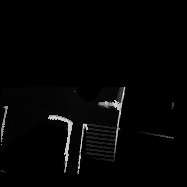
#> input picture hdiff_img.png, 187 x 187 px; its folder holds only this picture in this run
$ python -i geometric_feature_extractor.py   (imports and definitions only)
#> lines starting #> are read from the running program, lines starting #| are printed output that depends on the picture; after the words box and inside, x2 and y2 are one past the last pixel; in counts of white or black regions, pixels touching at a corner belong together
import sys, time, cv2, pcl
import numpy as np


Map_W = 16
Map_B = 16
Map_resolution = 0.1

# [123 lines left out: functions show_img, filter_cloud_by_minh, compute_normal, not called in this run]

def detect_narrow(img):
    size = int(0.8/Map_resolution)
    kernel_dilate = np.ones((size,size),np.uint8)
    kernel_clean = np.ones((3,3),np.uint8)

    close = cv2.morphologyEx(img, cv2.MORPH_CLOSE, kernel_dilate)

    # [4 lines of commented-out code are left out]

    img_diff = (close - img)
    narrow = cv2.erode(img_diff,kernel_clean,iterations = 1)

    # [6 lines of commented-out code are left out]

    return narrow


def detect_narrow_passage(hdiff_img):
    _, obs_img = cv2.threshold(hdiff_img, 0.3, 255, cv2.THRESH_BINARY)

    size = int(0.4/Map_resolution)
    kernel = np.ones((size,size),np.uint8)
    obs_img = cv2.dilate(obs_img,kernel,iterations = 1)

    narrow_mask = detect_narrow(obs_img)
    narrow_mask = narrow_mask*g_zero_mask

    obs_rgb = cv2.cvtColor(obs_img,cv2.COLOR_GRAY2RGB)
    obs_rgb[:,:,2] = 0
    obs_rgb[:,:,2] = narrow_mask

    cv2.imshow('obs_rgb', obs_rgb)
    cv2.imwrite('./obs_rgb.png', obs_rgb)
    return obs_rgb

# [58 lines left out: functions get_slope_roughness_img, compute_geometric_features, not called in this run]

>>> import cv2
>>> picture = cv2.imread('../hdiff_img.png')
#> picture is the input picture: shape (187, 187, 3); min 0, max 255, mean 4.6
>>> result = detect_narrow_passage(picture)
#> in detect_narrow_passage, `_, obs_img = cv2.threshold(hdiff_img, 0.3, 255, cv2.THRESH_BINARY)`:
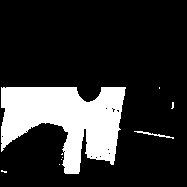
#> obs_img: shape (187, 187, 3); 19.3% white; 9 white regions (7 under 20 px), largest, box (x1, y1, x2, y2) and area: (1, 87, 126, 174) 6656, (134, 131, 174, 139) 73
#> in detect_narrow_passage, `obs_img = cv2.dilate(obs_img,kernel,iterations = 1)`:
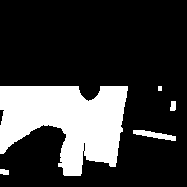
#> obs_img: shape (187, 187, 3); 22.9% white; 5 white regions, box (x1, y1, x2, y2) and area: (0, 86, 128, 176) 7643, (133, 130, 176, 141) 228, (170, 101, 176, 111) 53, (0, 169, 9, 175) 47, (158, 86, 162, 91) 20
#> in detect_narrow, `close = cv2.morphologyEx(img, cv2.MORPH_CLOSE, kernel_dilate)`:
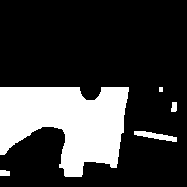
#> close: shape (187, 187, 3); 23.3% white; 5 white regions, box (x1, y1, x2, y2) and area: (0, 87, 129, 177) 7807, (134, 131, 177, 142) 228, (0, 170, 10, 176) 56, (171, 102, 177, 112) 53, (159, 87, 163, 92) 20
#> in detect_narrow, `img_diff = (close - img)`:
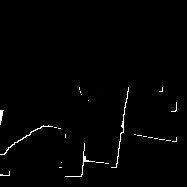
#> img_diff: shape (187, 187, 3); min 0, max 255, mean 3
#> in detect_narrow, `narrow = cv2.erode(img_diff,kernel_clean,iterations = 1)`:
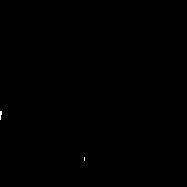
#> narrow: shape (187, 187, 3); 0.05% white in thin lines or dots, all inside (x1, y1, x2, y2) = (0, 111, 85, 161)
#> (the run stopped early here; a loop or call above may not have finished)

$ run again, on roughness_img.png
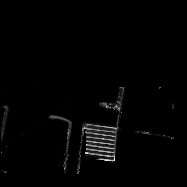
#> input picture roughness_img.png, 187 x 187 px
#> picture is the input picture: shape (187, 187, 3); min 0, max 255, mean 3.5
#> in detect_narrow_passage, `_, obs_img = cv2.threshold(hdiff_img, 0.3, 255, cv2.THRESH_BINARY)`:
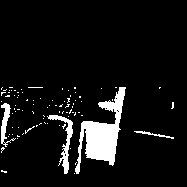
#> obs_img: shape (187, 187, 3); 7.7% white; 86 white regions (82 under 20 px), largest, box (x1, y1, x2, y2) and area: (75, 87, 126, 174) 1747, (47, 115, 73, 174) 371, (1, 103, 16, 147) 233, (134, 131, 174, 139) 78
#> close: shape (187, 187, 3); 18.8% white; 6 white regions (1 under 20 px), largest, box (x1, y1, x2, y2) and area: (0, 87, 129, 177) 6174, (134, 131, 177, 142) 234, (0, 170, 10, 176) 56, (171, 102, 177, 112) 53, (159, 87, 164, 92) 24
#> in detect_narrow, `narrow = cv2.erode(img_diff,kernel_clean,iterations = 1)`:
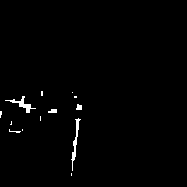
#> narrow: shape (187, 187, 3); 1.1% white; 13 white regions (9 under 20 px), largest, box (x1, y1, x2, y2) and area: (71, 118, 81, 171) 134, (5, 96, 36, 113) 127, (48, 109, 57, 113) 30, (76, 104, 82, 110) 29
